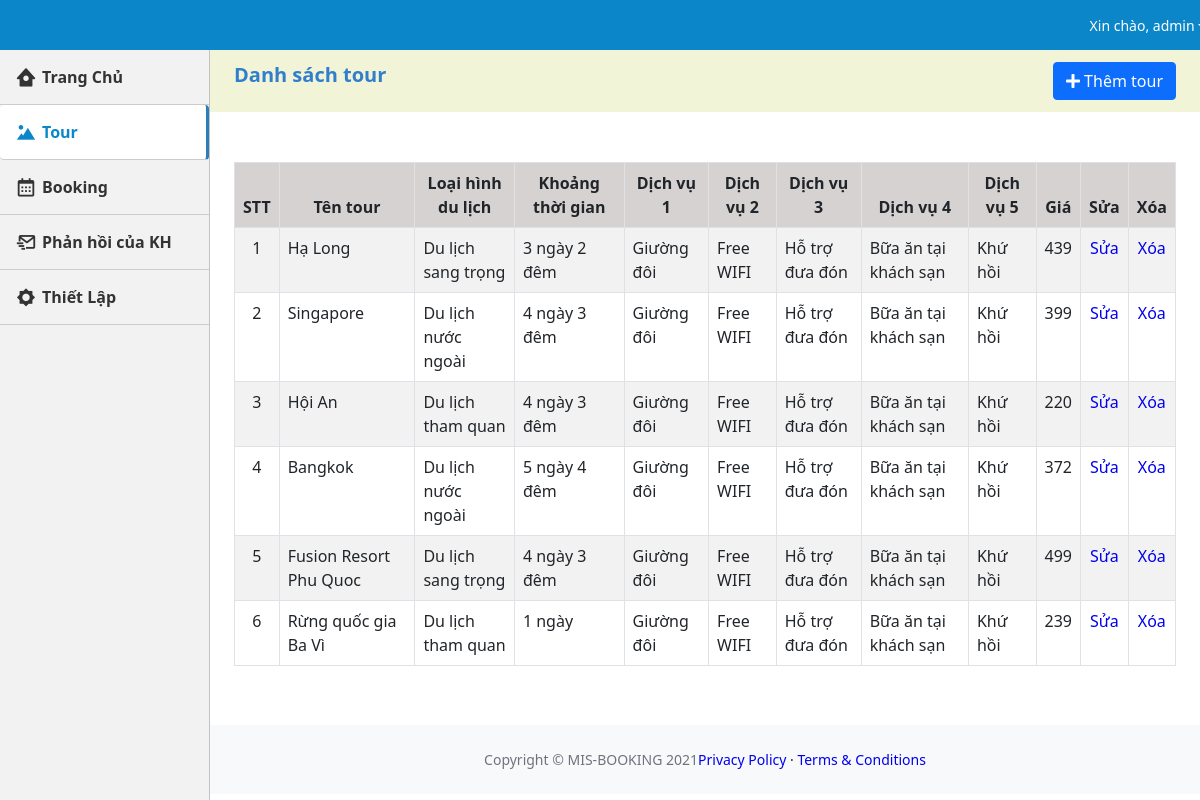
The page /tour.php (signed in) on the database its author committed.
### tables this page shows
CREATE TABLE `tbl_tour` (
  `id_tour` int(11) NOT NULL,
  `loai_hinh` varchar(30) NOT NULL,
  `diem_den` varchar(50) NOT NULL,
  `khoang_thoi_gian` varchar(30) NOT NULL,
  `anh_1` varchar(255) NOT NULL,
  `anh_2` varchar(255) NOT NULL,
  `gioi_thieu_tour` text NOT NULL,
  `dich_vu_1` varchar(40) NOT NULL,
  `dich_vu_2` varchar(40) NOT NULL,
  `dich_vu_3` varchar(40) NOT NULL,
  `dich_vu_4` varchar(40) NOT NULL,
  `dich_vu_5` varchar(40) NOT NULL,
  `gia` int(11) NOT NULL,
  `link` text NOT NULL
);

### tour.php (the view, shortened to what this page needs)
<?php
$page = 'tour';
?>
<!DOCTYPE html>
<html lang="en">
    <head>
        <link href='https://unpkg.com/boxicons@2.0.9/css/boxicons.min.css' rel='stylesheet'>
        <link href="https://cdn.jsdelivr.net/npm/simple-datatables@latest/dist/style.css" rel="stylesheet" />
        <link href="css/styles.css" rel="stylesheet" />
        <link href="css/main.css" rel="stylesheet" />
    </head>
    <body class="sb-nav-fixed">
        <nav class="sb-topnav navbar navbar-expand navbar-dark bg-dark px-4" >
            <ul class="navbar-nav ms-auto ms-md-0 ">
                <li class="nav-item dropdown">
                    <a class="nav-link dropdown-toggle" id="navbarDropdown" href="#" role="button" data-bs-toggle="dropdown" aria-expanded="false" style="font-size: 14px;">Xin chào, admin</a>
                </li>
            </ul>
        </nav>
        <div id="layoutSidenav">
            <div id="layoutSidenav_nav">
                <nav class="sb-sidenav accordion sb-sidenav-dark" id="sidenavAccordion">
                    <div class="sb-sidenav-menu">
                    <ul class="nav">
                            <li class=" <?php if($page == 'home'){echo 'active';} ?>">
                                <a class="" href="index.php"><i class='bx bxs-home-circle'></i>
                                    <b>Trang Chủ</b></a>
                            </li>
                            <li class="<?php if($page == 'tour'){echo 'active';} ?>">
                                <a class="" href="tour.php"><i class='bx bxs-landscape'></i>
                                    <b>Tour</b></a>
                            </li>
                            <li class="<?php if($page == 'booking'){echo 'active';}?>">
                                <a class="" href="booking.php"><i class='bx bx-calendar' ></i>
                                    <b>Booking</b></a>
                            </li>
                            <li class="<?php if($page == 'send'){echo 'active';}?>">
                                <a class="" href="./phan_hoi_kh.php"><i class='bx bx-mail-send'></i>
                                    <b>Phản hồi của KH</b></a>
                            </li>
                            <li class="">
                                <a class="" href="./setting.php"><i class='bx bxs-brightness'></i>
                                    <b>Thiết Lập</b></a>
                            </li>
                        </ul>
                    </div>
                </nav>
            </div>
            <div id="layoutSidenav_content">
                <main>
                    <div >
                      <div class="container-list">
                        <div class="display-flex">
                            <h2 class="container-heading">Danh sách tour</h2>
                            <div class="container-add">
                                <button type="button" class="btn btn-primary" >
                                    <a href="./add-tour.php" style="color: #fff;">
                                        <i class="fa fa-plus"></i> Thêm tour
                                    </a>
                                </button>
                            </div>
                        </div>
                      </div>
                        <div class="card mb-4 px-4">
                                <table class="table table-bordered table-striped">
                                    <thead>
                                        <tr class="bg-sm">
                                            <th style="text-align: center;">STT</th>
                                            <th style="text-align: center;">Tên tour</th>
                                            <th style="text-align: center;">Loại hình du lịch</th>
                                            <th style="text-align: center;">Khoảng thời gian</th>
                                            <th style="text-align: center;">Dịch vụ 1</th>
                                            <th style="text-align: center;">Dịch vụ 2</th>
                                            <th style="text-align: center;">Dịch vụ 3</th>
                                            <th style="text-align: center;">Dịch vụ 4</th>
                                            <th style="text-align: center;">Dịch vụ 5</th>
                                            <th style="text-align: center;">Giá</th>
                                            <th style="text-align: center;">Sửa</th>
                                            <th style="text-align: center;">Xóa</th>
                                        </tr>
                                    </thead>
                                    <tbody>
                                    <?php
                                         include("./config.php");
                                        $sql = "
                                                  SELECT *
                                                  FROM tbl_tour
                                                  ORDER BY id_tour DESC";
                                        $noi_dung = mysqli_query($ket_noi, $sql);
                                        $i=0;
                                        while ($row = mysqli_fetch_array($noi_dung))
                                        {
                                            $i++;
                                    ;?>
                                        <tr>
                                            <td style="text-align: center;"><?php echo $i;?></td>
                                            <td><?php echo $row["diem_den"];?></td>
                                            <td><?php echo $row["loai_hinh"];?></td>
                                            <td><?php echo $row["khoang_thoi_gian"];?></td>
                                            <td><?php echo $row["dich_vu_1"];?></td>
                                            <td><?php echo $row["dich_vu_2"];?></td>
                                            <td><?php echo $row["dich_vu_3"];?></td>
                                            <td><?php echo $row["dich_vu_4"];?></td>
                                            <td><?php echo $row["dich_vu_5"];?></td>
                                            <td><?php echo $row["gia"];?></td>
                                            <td style="text-align: center;"><a href="edit-tour.php?id=<?php echo $row['id_tour'];?>">Sửa</a></td>
                                            <td style="text-align: center;"><a href="delete-tour.php?id=<?php echo $row['id_tour'];?>">Xóa</a></td>
                                        </tr>
                                        <?php
                                        }
                                    ;?>
                                    </tbody>
                                </table>
                        </div>
                    </div>
                </main>
                <footer class="py-4 bg-light mt-auto">
                    <div class="container-fluid px-4">
                        <div class="d-flex align-items-center justify-content-between small">
                            <div class="text-muted">Copyright &copy; MIS-BOOKING 2021</div>
                            <div>
                                <a href="#">Privacy Policy</a>
                                &middot;
                                <a href="#">Terms &amp; Conditions</a>
                            </div>
                        </div>
                    </div>
                </footer>
            </div>
        </div>
    </body>
</html>

### css/main.css (style rules this page uses)
a { text-decoration: none; }
.sb-sidenav-menu .nav li { line-height: 30px; }
.sb-sidenav-menu .nav li a { position: relative; display: flex; align-items: center; padding: 12px 15px; color: #333; border-bottom: 1px solid #ccc; }
.sb-sidenav-menu .nav li a i { font-size: 22px; padding-right: 5px }
.sb-sidenav-menu .nav li.active a { background-color: white !important; border-right: 3px solid #2B7DBC; color: #0b87c9; border-radius: 4px; }
.container-heading { margin: 0; color: #307ECC; font-size: 20px; font-weight: bold; line-height: 50px; }
.bg-sm { background-color:#d6d2d2; }
.display-flex { display: flex; justify-content:space-between; padding-right: 1.5rem !important; padding-left: 1.5rem !important; }
.container-add { margin-top: 12px; margin-bottom: 12px }
.container-list { background-color: #f2f4d7; margin-bottom: 50px; }

### rows shown on the page
tbl_tour: diem_den "Hạ Long", loai_hinh "Du lịch sang trọng", khoang_thoi_gian "3 ngày 2 đêm", dich_vu_1 "Giường đôi", dich_vu_2 "Free WIFI", dich_vu_3 "Hỗ trợ đưa đón", dich_vu_4 "Bữa ăn tại khách sạn", dich_vu_5 "Khứ hồi", gia "439"
tbl_tour: diem_den "Singapore", loai_hinh "Du lịch nước ngoài", khoang_thoi_gian "4 ngày 3 đêm", dich_vu_1 "Giường đôi", dich_vu_2 "Free WIFI", dich_vu_3 "Hỗ trợ đưa đón", dich_vu_4 "Bữa ăn tại khách sạn", dich_vu_5 "Khứ hồi", gia "399"
tbl_tour: diem_den "Hội An", loai_hinh "Du lịch tham quan", khoang_thoi_gian "4 ngày 3 đêm", dich_vu_1 "Giường đôi", dich_vu_2 "Free WIFI", dich_vu_3 "Hỗ trợ đưa đón", dich_vu_4 "Bữa ăn tại khách sạn", dich_vu_5 "Khứ hồi", gia "220"
tbl_tour: diem_den "Bangkok", loai_hinh "Du lịch nước ngoài", khoang_thoi_gian "5 ngày 4 đêm", dich_vu_1 "Giường đôi", dich_vu_2 "Free WIFI", dich_vu_3 "Hỗ trợ đưa đón", dich_vu_4 "Bữa ăn tại khách sạn", dich_vu_5 "Khứ hồi", gia "372"
tbl_tour: diem_den "Fusion Resort Phu Quoc", loai_hinh "Du lịch sang trọng", khoang_thoi_gian "4 ngày 3 đêm", dich_vu_1 "Giường đôi", dich_vu_2 "Free WIFI", dich_vu_3 "Hỗ trợ đưa đón", dich_vu_4 "Bữa ăn tại khách sạn", dich_vu_5 "Khứ hồi", gia "499"
tbl_tour: diem_den "Rừng quốc gia Ba Vì", loai_hinh "Du lịch tham quan", khoang_thoi_gian "1 ngày", dich_vu_1 "Giường đôi", dich_vu_2 "Free WIFI", dich_vu_3 "Hỗ trợ đưa đón", dich_vu_4 "Bữa ăn tại khách sạn", dich_vu_5 "Khứ hồi", gia "239"
